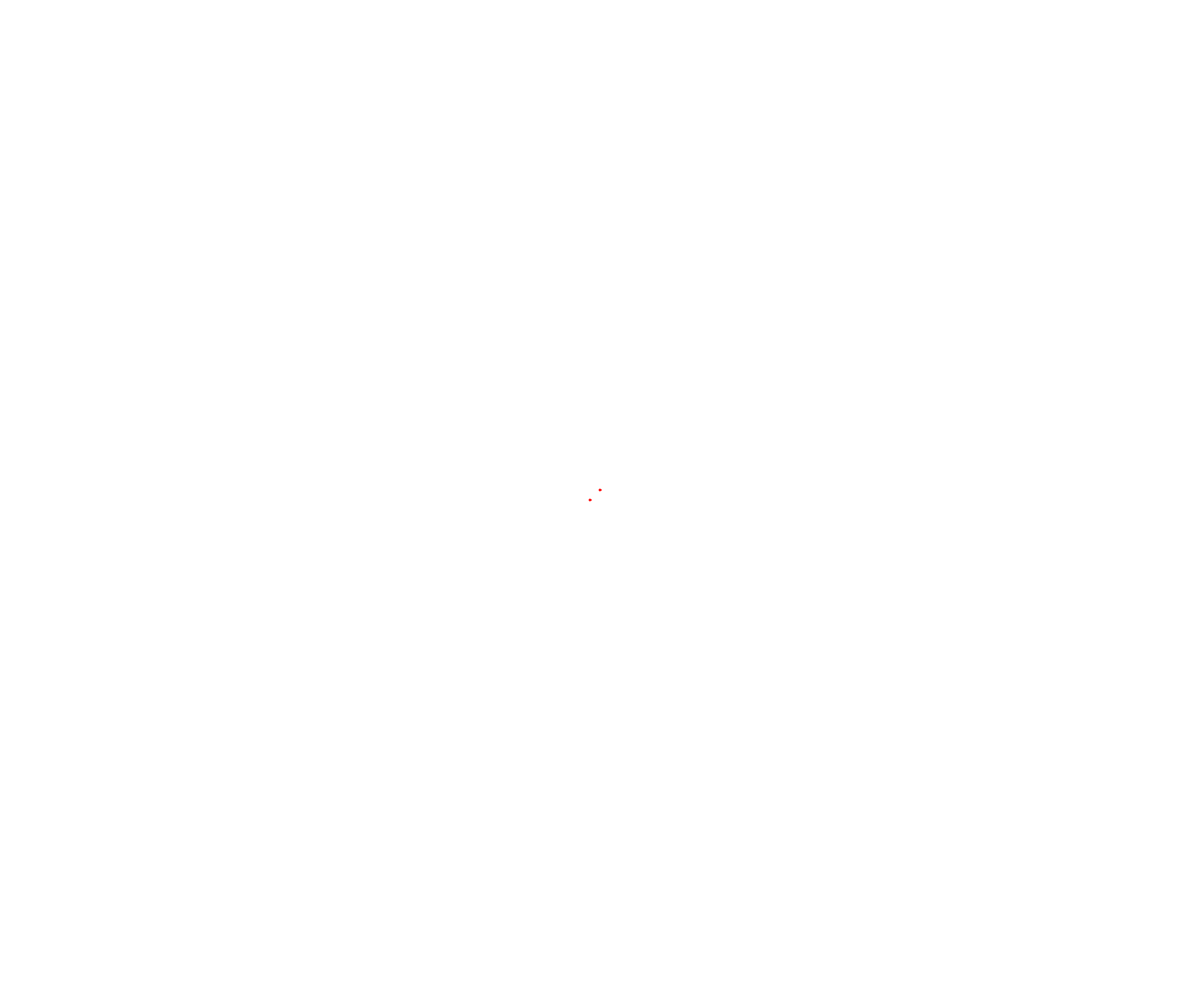
Frame 1 (no input)
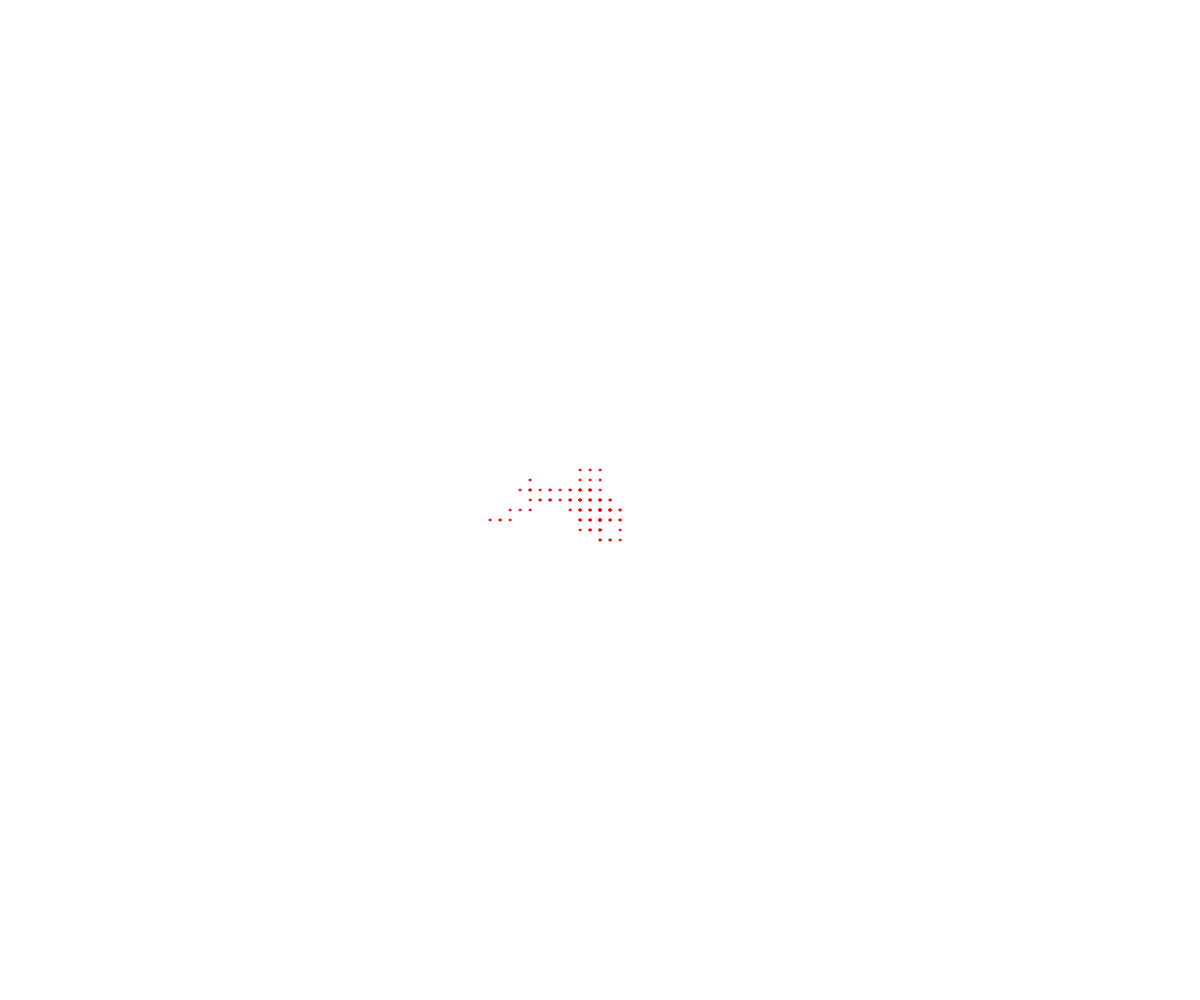
Frame 60 (no input)
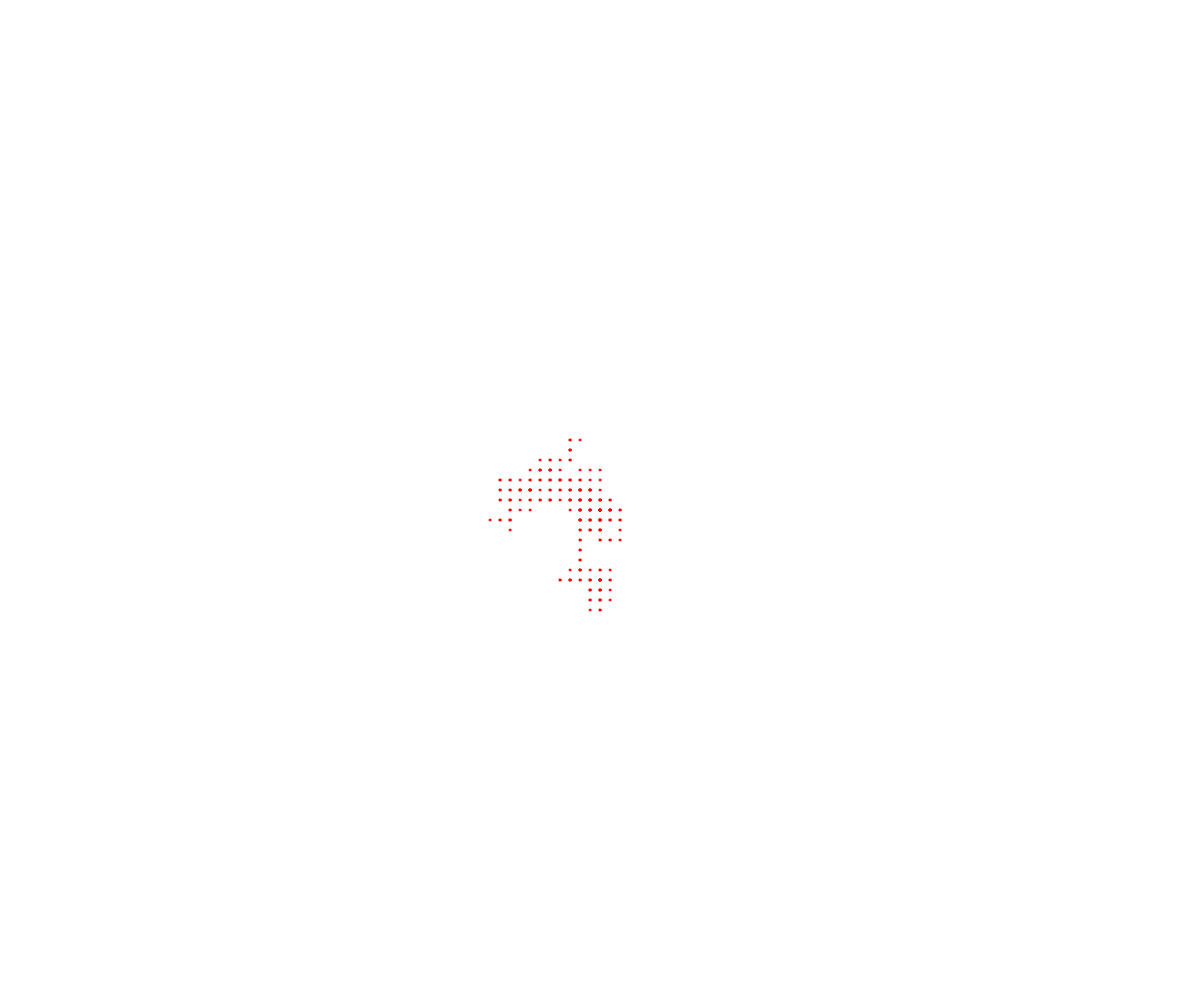
Frame 120 (the mouse pressed at the canvas centre since frame 60)

The p5.js sketch that drew these frames (run headless with seeded random() and noise() and a simulated clock; from frame 60 on, the mouse is pressed at the canvas centre):

// p5.js sketch
// ── sketch.js
// Project Title
// Your Name
// Date
//
// Extra for Experts:
// - describe what you did to take this project "above and beyond"

class Walker {
  constructor(){
    this.x = width/2;
    this.y = height/2;
    this.color = "red";
    this.speed = 10;
  }

  display(){
    fill(this.color);
    stroke(5);
    stroke(this.color);
    ellipse(this.x, this.y, 2, 2);
  }

  walk(){
    let choice = random(100);
    if(choice < 25) {
      //up
      this.y -= this.speed;
    }
    else if(choice < 50) {
      //down
      this.y += this.speed;
    }
    else if(choice < 75){
      //left
      this.x -= this.speed;
    }
    else{
      //right
      this.x += this.speed;
    }
  }
}

let tyler;
let steve;

function setup() {
  createCanvas(windowWidth, windowHeight);
  tyler = new Walker();
  steve = new Walker();
}

function draw() {
  tyler.walk();
  tyler.display();
  steve.walk();
  steve.display();
}
